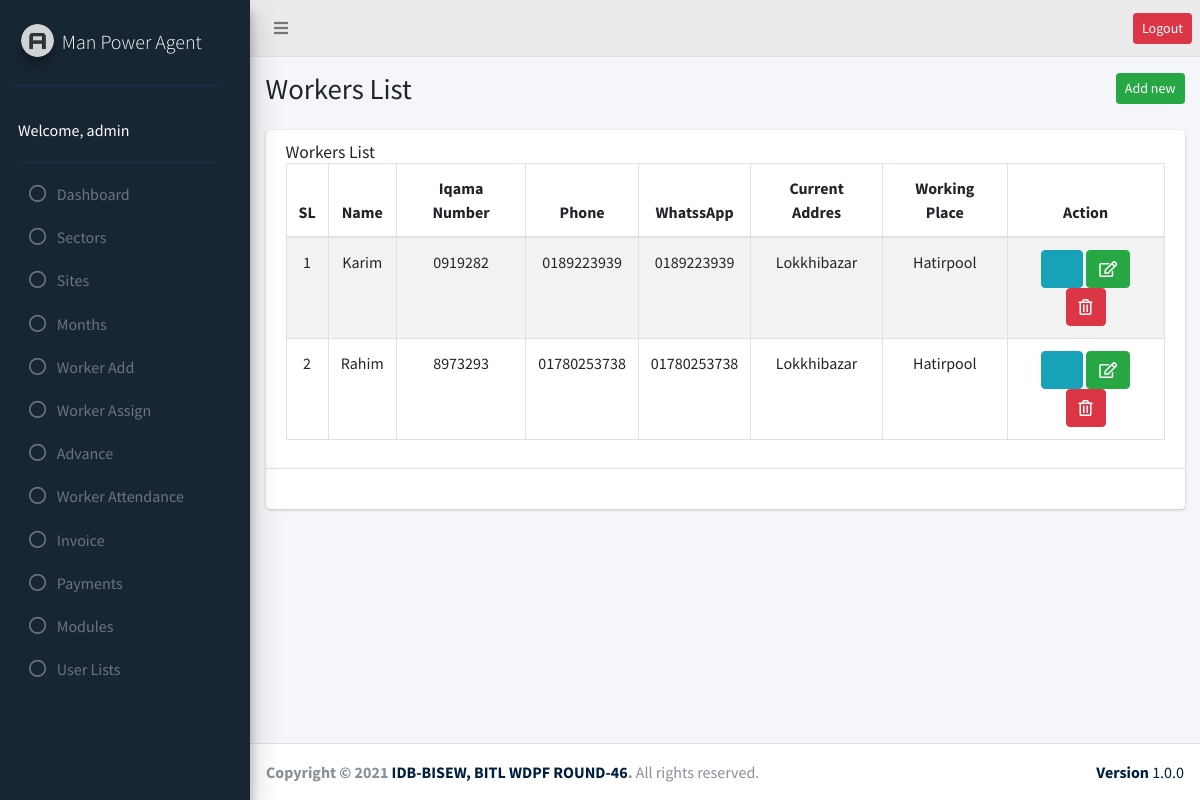
Page /add_worker/view_worker.php (signed in) on the committed database.
### tables this page shows
CREATE TABLE `user_role` (
  `id` int(11) NOT NULL,
  `adminID` int(11) NOT NULL,
  `sites_edit` int(50) DEFAULT NULL,
  `sites_delete` int(50) DEFAULT NULL,
  `sectors_edit` int(50) DEFAULT NULL,
  `sectors_delete` int(50) DEFAULT NULL,
  `add_worker_edit` int(50) DEFAULT NULL,
  `add_worker_delete` int(50) DEFAULT NULL,
  `worker_assign_edit` int(50) DEFAULT NULL,
  `worker_assign_delete` int(50) DEFAULT NULL,
  `advance_edit` int(50) DEFAULT NULL,
  `advance_delete` int(50) DEFAULT NULL,
  `payments_edit` int(50) DEFAULT NULL,
  `payments_delete` int(50) DEFAULT NULL,
  `month_edit` int(50) DEFAULT NULL,
  `month_delete` int(50) DEFAULT NULL,
  `modules_edit` int(50) DEFAULT NULL,
  `modules_delete` int(50) DEFAULT NULL,
  `user_lists_edit` int(50) DEFAULT NULL,
  `user_lists_delete` int(50) DEFAULT NULL,
  `worker_attendance_edit` int(11) NOT NULL,
  `worker_attendance_delete` int(11) NOT NULL,
  `invoice_edit` int(11) NOT NULL,
  `invoice_delete` int(11) NOT NULL
);

CREATE TABLE `worker` (
  `id` bigint(20) NOT NULL,
  `name` varchar(255) NOT NULL,
  `iqama_number` varchar(255) NOT NULL,
  `local_number` varchar(255) NOT NULL,
  `whatsapp_number` varchar(150) NOT NULL,
  `photo` text NOT NULL,
  `iqama_photo` text NOT NULL,
  `current_address` text NOT NULL,
  `working_place` text NOT NULL,
  `daily_basic_salary` decimal(10,2) NOT NULL,
  `ot_rate` decimal(10,2) NOT NULL,
  `passport_number` varchar(100) NOT NULL,
  `status` enum('active','inactive') NOT NULL
);

### add_worker/view_worker.php (the view, shortened to what this page needs)
<?php
require_once("../header.php");
require_once("../sidebar.php");
require_once("../db_config.php");
$work = $conn->query("SELECT * FROM `worker`");
?>
<section class="content-header">
  <div class="container-fluid">
    <div class="row mb-2">
      <div class="col-sm-6">
        <h1 class="">Workers List</h1>
      </div>
      <div class="col-sm-6">
        <ol class="breadcrumb float-sm-right">
          <li class="breadcrumb-item"><a href="add_worker.php" class="btn btn-sm btn-success">Add new</a></li>
        </ol>
      </div>
    </div>
  </div>
</section>
<section class="content">
  <div class="container-fluid">
    <div class="row">
      <div class="col-md-12">
        <div class="card">
          <div class="card-header">
            <h2 class="card-title">Workers List</h2>
            <table class="table table-bordered table-striped text-center">
            <thead>
                <tr>
                    <th>SL</th>
                    <th>Name</th>
                    <th>Iqama Number</th>
                    <th>Phone</th>
                    <th>WhatssApp</th>
                    <th>Current Addres</th>
                    <th>Working Place</th>
                    <th>Action</th>
                </tr>
            </thead>
            <tbody>
            <?php $sl=0; while($result = $work->fetch_assoc()){
                ?>
                <tr>
                    <td><?php echo ++$sl; ?></td>
                    <td><?php echo $result['name']; ?></td>
                    <td><?php echo $result['iqama_number']; ?></td>
                    <td><?php echo $result['local_number']; ?></td>
                    <td><?php echo $result['whatsapp_number']; ?></td>
                    <td><?php echo $result['current_address']; ?></td>
                    <td><?php echo $result['working_place']; ?></td>
                    <td>
                        <a href="worker_details.php?id=<?php echo $result['id'] ?>" class="btn btn-info fas fa-info"></a>
                        <a href="worker_update.php?id=<?php echo $result['id'] ?>" class="btn btn-success fas fa-edit"></a>
                        <a href="worker_delete.php?id=<?php echo $result['id'] ?>" class="btn btn-danger fas fa-trash-alt"></a>
                    </td>
                </tr>
                <?php } ?>
            </tbody>
            </table>
          </div>
          <div class="card-body">
          </div>
        </div>
      </div>
    </div>
  </div>
</section>
<?php require("../footer.php"); ?>

### sidebar.php (shortened to what this page needs)
 <?php
    $serverName = 'http://'.$_SERVER['SERVER_NAME'].'/man_power_agent';
    require_once("db_config.php");
?>
 <aside class="main-sidebar bg-success pt-14  elevation-4">
   <a href="" class="brand-link">
     <img src="<?= $serverName; ?>/assets/images/AdminLTELogo.png"
       alt="AdminLTE Logo" class="brand-image img-circle elevation-3" style="opacity: .8">
     <span class="brand-text font-weight-light">Man Power Agent</span>
   </a>
   <div class="bb-2"></div>
   <div class="sidebar">
     <div class="user-panel mt-3  d-flex">
       <div class="info text-white">
         Welcome, <?= $_SESSION['name']; ?>
       </div>
     </div>
     <div class="bb-2"></div>
     <nav class="mt-2">
       <ul class="nav nav-pills nav-sidebar flex-column" data-widget="treeview" role="menu" data-accordion="false">
       <li class="nav-item">
           <a href="http://localhost/man_power_agent/dashboard.php" class="nav-link">
             <i class="far fa-circle nav-icon"></i>
             <p>Dashboard</p>
           </a>
         </li>
         <?php
         $result = $conn->query("SELECT * FROM `admin`");
           while ($row = $result->fetch_assoc()) {
               if ($_SESSION['name'] == $row['name']) {
                   $id = $_SESSION['id'];
                   if ($row['status'] =='active') {
                       $userRoleTable= $conn->query("SELECT * FROM `user_role` JOIN admin ON admin.id= user_role.adminID WHERE `adminID`= $id");
                       while ($roleRow = $userRoleTable->fetch_assoc()) {
                           ?>
        <?php
           if ($roleRow['sectors_edit'] == '1'  || $roleRow['sectors_delete'] == '1') {
               ?>
         <li class="nav-item">
           <a href="http://localhost/man_power_agent/sectors/sectors.php" class="nav-link">
             <i class="far fa-circle nav-icon"></i>
             <p>Sectors</p>
           </a>
         </li>
         <?php
           }
           if ($roleRow['sites_edit'] == '1'  || $roleRow['sites_delete'] == '1') {
               ?>
         <li class="nav-item">
           <a href="http://localhost/man_power_agent/sites/sites.php" class="nav-link">
             <i class="far fa-circle nav-icon"></i>
             <p>Sites</p>
           </a>
         </li>
         <?php
           }
           if ($roleRow['month_edit'] == '1'  || $roleRow['month_delete'] == '1') { ?>
         <li class="nav-item">
           <a href="http://localhost/man_power_agent/month/month.php" class="nav-link">
             <i class="far fa-circle nav-icon"></i>
             <p>Months</p>
           </a>
         </li>
         <?php } ?>
        <?php  if ($roleRow['add_worker_edit'] == '1'  || $roleRow['add_worker_delete'] == '1') { ?>
         <li class="nav-item">
           <a href="http://localhost/man_power_agent/add_worker/add_worker.php" class="nav-link">
             <i class="far fa-circle nav-icon"></i>
             <p>Worker Add</p>
           </a>
         </li>
         <?php } ?>
         <?php  if ($roleRow['worker_assign_edit'] == '1'  || $roleRow['worker_assign_delete'] == '1') { ?>
         <li class="nav-item">
           <a href="http://localhost/man_power_agent/worker_assign/worker_assign.php" class="nav-link">
             <i class="far fa-circle nav-icon"></i>
             <p>Worker Assign</p>
           </a>
         </li>
         <?php  } ?>
         <?php  if ($roleRow['advance_edit'] == '1'  || $roleRow['advance_delete'] == '1') { ?>
         <li class="nav-item">
           <a href="http://localhost/man_power_agent/advance/advance.php" class="nav-link">
             <i class="far fa-circle nav-icon"></i>
             <p>Advance</p>
           </a>
         </li>
         <?php } ?>
         <?php  if ($roleRow['worker_attendance_edit'] == '1'  || $roleRow['worker_attendance_delete'] == '1') { ?>
         <li class="nav-item">
           <a href="http://localhost/man_power_agent/worker_attendance/worker_attendance.php" class="nav-link">
             <i class="far fa-circle nav-icon"></i>
             <p>Worker Attendance</p>
           </a>
         </li>
         <?php } ?>
         <?php  if ($roleRow['invoice_edit'] == '1'  || $roleRow['invoice_delete'] == '1') { ?>
         <li class="nav-item">
           <a href="http://localhost/man_power_agent/invoice/invoice.php" class="nav-link">
             <i class="far fa-circle nav-icon"></i>
             <p>Invoice</p>
           </a>
         </li>
         <?php } ?>
         <?php  if ($roleRow['payments_edit'] == '1'  || $roleRow['payments_delete'] == '1') { ?>
          <li class="nav-item">
           <a href="http://localhost/man_power_agent/payments/payments.php" class="nav-link">
             <i class="far fa-circle nav-icon"></i>
             <p>Payments</p>
           </a>
         </li>
         <?php } ?>
         <?php  if ($roleRow['modules_edit'] == '1'  || $roleRow['modules_delete'] == '1') { ?>
         <li class="nav-item">
           <a href="http://localhost/man_power_agent/modules/modules.php" class="nav-link">
             <i class="far fa-circle nav-icon"></i>
             <p>Modules</p>
           </a>
         </li>
         <?php } ?>
         <?php  if ($roleRow['user_lists_edit'] == '1'  || $roleRow['user_lists_delete'] == '1') { ?>
          <li class="nav-item">
           <a href="http://localhost/man_power_agent/user_lists/user_lists.php" class="nav-link">
             <i class="far fa-circle nav-icon"></i>
             <p>User Lists</p>
           </a>
         </li>
         <?php  } ?>
         <?php
                       }
                   }
                   else {
                       header("location: inactive_user.php");
                   }
               }
           }
         ?>
       </ul>
     </nav>
   </div>
 </aside>

### rows in the picture
user_role: sectors_edit 1 (drawn), sites_edit 0 (drawn), month_edit 1 (drawn), add_worker_edit 1 (drawn), worker_assign_edit 1 (drawn), advance_edit 1 (drawn), worker_attendance_edit 1 (drawn), invoice_edit 1 (drawn), payments_edit 1 (drawn), modules_edit 1 (drawn), user_lists_edit 1 (drawn)
worker: name "Karim", iqama_number "0919282", local_number "0189223939", whatsapp_number "0189223939", current_address "Lokkhibazar", working_place "Hatirpool"
worker: name "Rahim", iqama_number "8973293", local_number "01780253738", whatsapp_number "01780253738", current_address "Lokkhibazar", working_place "Hatirpool"

### other values in the picture
$_SESSION['name'] "admin"
